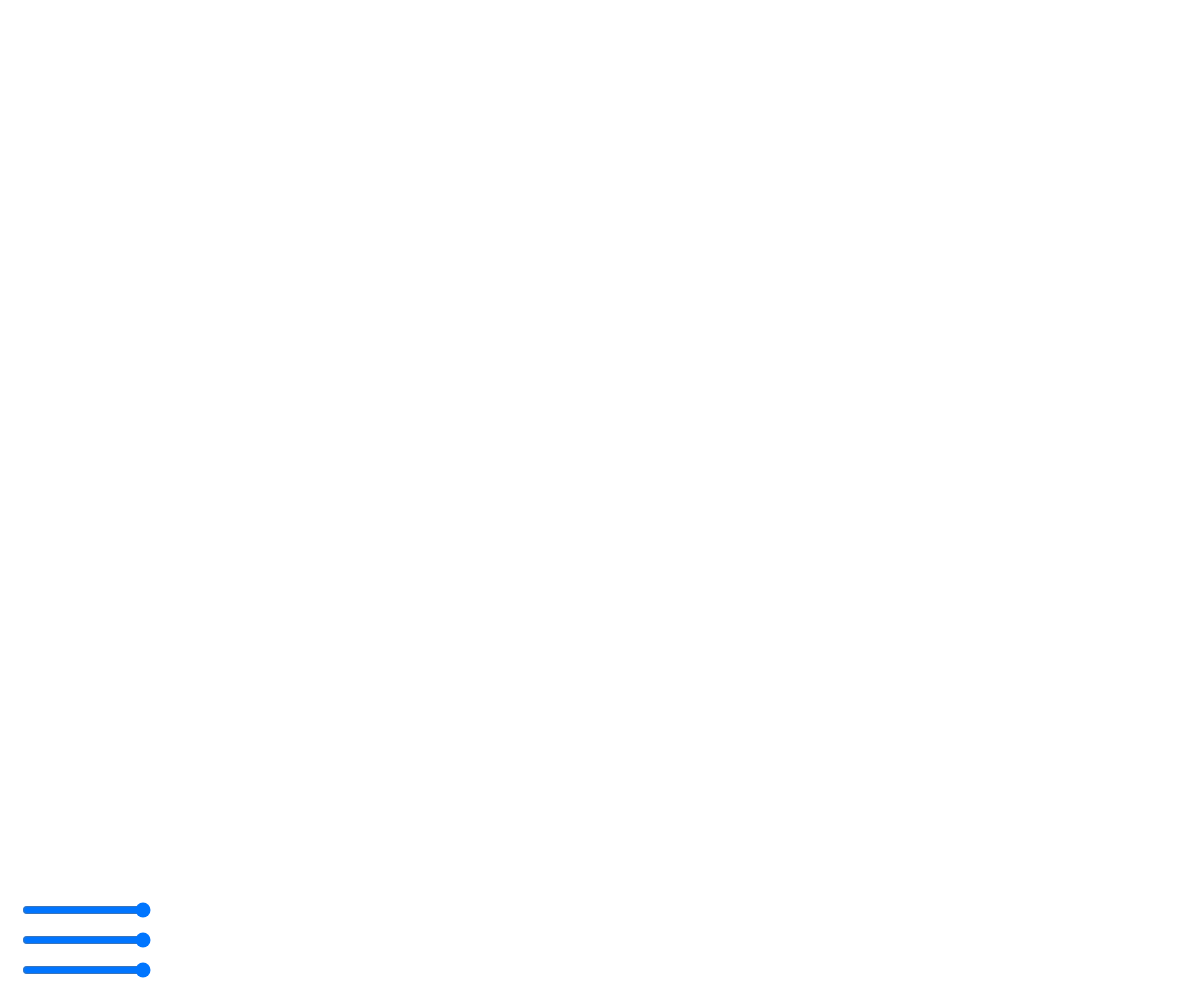
Frame 1 (no input)
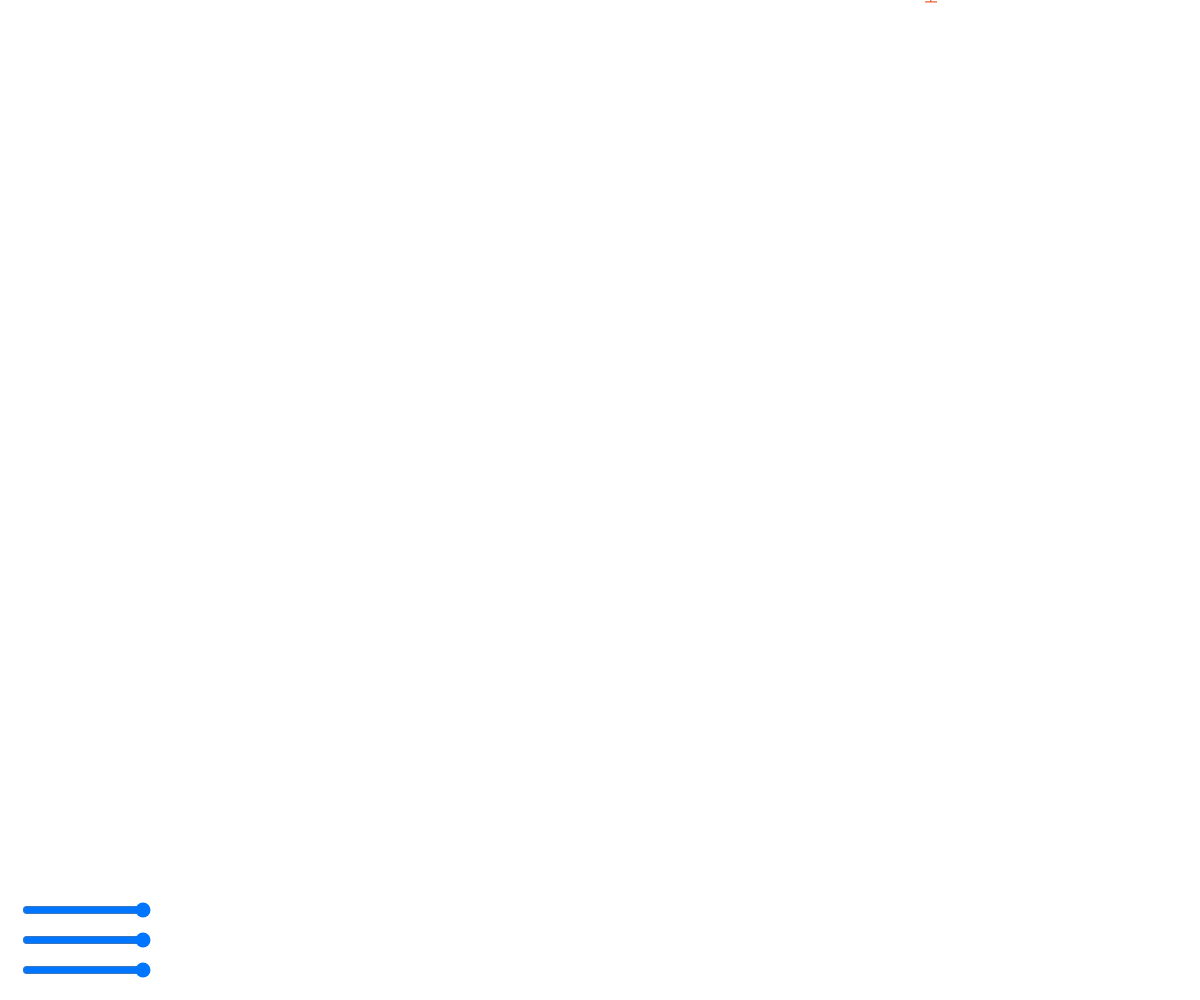
Frame 60 (no input)
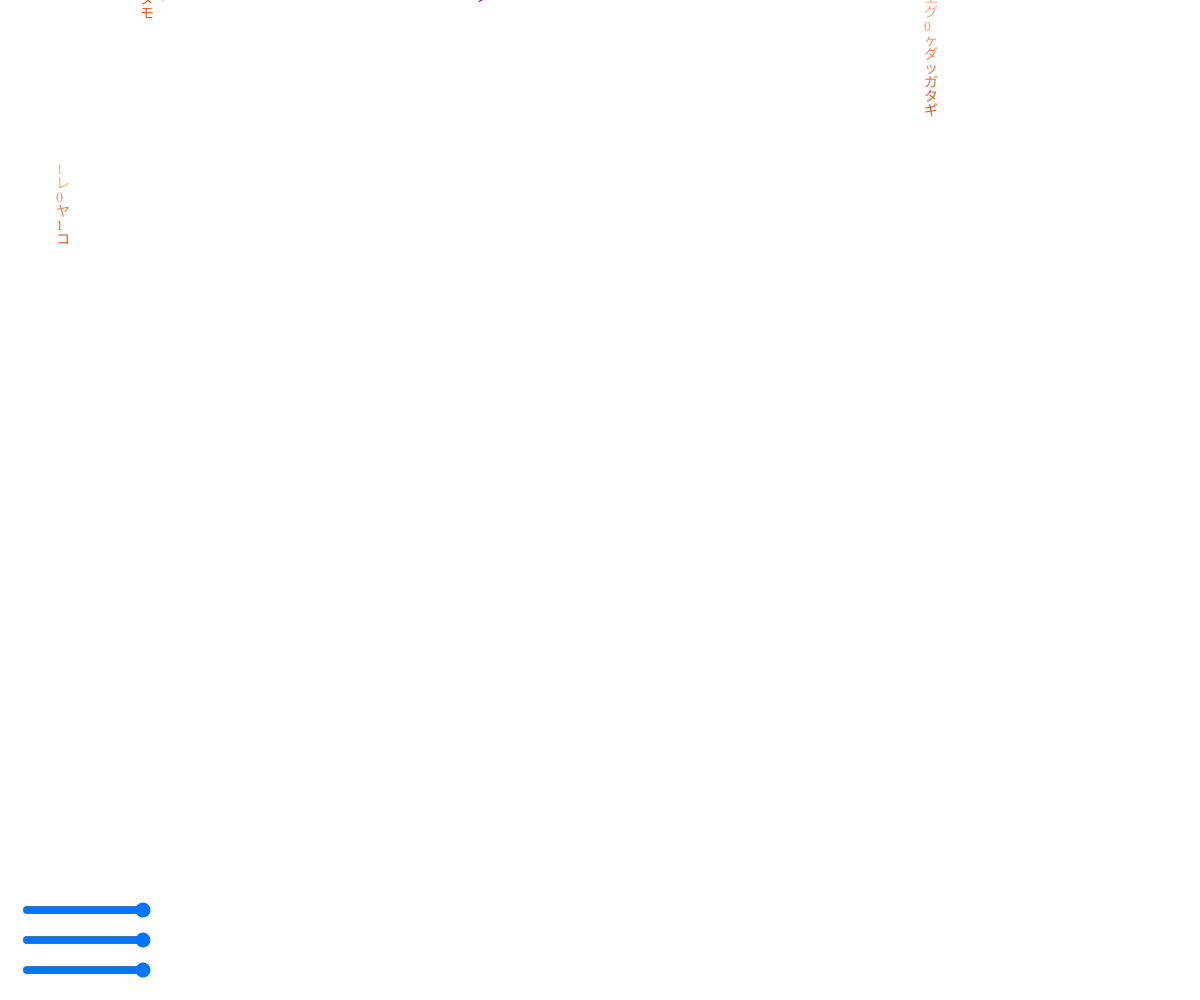
Frame 120 (the mouse pressed at the canvas centre since frame 60)

The p5.js sketch that drew these frames (run headless with seeded random() and noise() and a simulated clock; from frame 60 on, the mouse is pressed at the canvas centre):

// p5.js sketch
// ── sketch.js
let streams = [];
let fadeInterval = 1.6;
let symbolSize = 14;
let frameCounter = 1;
let rSlider, gSlider, bSlider;

function setup() {
  createCanvas(windowWidth, windowHeight);
  // create sliders
  rSlider = createSlider(0, 255, 255);
  rSlider.position(20, height - 100);
  gSlider = createSlider(0, 255, 255);
  gSlider.position(20, height - 70);
  bSlider = createSlider(0, 255, 255);
  bSlider.position(20, height - 40);

  let x = 0;
  for (let i = 0; i <= width / symbolSize; i++) {
    let stream = new Stream();
    stream.generateSymbols(x, random(-2000, 0));
    streams.push(stream);
    x += symbolSize;
  }

  textFont("Ubuntu");
  textSize(symbolSize);
}

function draw() {
  const r = rSlider.value();
  const g = gSlider.value();
  const b = bSlider.value();
  background(r, g, b);
  streams.forEach((stream) => {
    stream.render();
  });
}

class RainSymbol {
  constructor(x, y, speed, first, opacity) {
    this.x = x;
    this.y = y;
    this.value;
    this.speed = speed;
    this.first = first;
    this.opacity = opacity;
    this.switchInterval = round(random(2, 25));
  }

  setToRandomSymbol() {
    let charType = round(random(0, 5));
    if (frameCount % this.switchInterval == 0) {
      if (charType > 1) {
        // set it to Katakana
        this.value = String.fromCharCode(0x30a0 + round(random(0, 96)));
      } else {
        // set it to numeric
        this.value = round(random(0, 1));
      }
    }
  }

  rain() {
    if (frameCounter % this.speed == 0) {
      this.y = this.y >= height ? 0 : this.y + symbolSize;
    }
  }
}

class Stream {
  constructor() {
    this.symbols = [];
    this.totalSymbols = round(random(5, 35));
    this.speed = floor(random(5, 30)); // frame skip
  }

  generateSymbols(x, y) {
    let opacity = 255;
    let first = round(random(0, 4)) == 1;
    for (let i = 0; i <= this.totalSymbols; i++) {
      let symbol = new RainSymbol(x, y, this.speed, first, opacity);
      symbol.setToRandomSymbol();
      this.symbols.push(symbol);
      opacity -= 255 / this.totalSymbols / fadeInterval;
      y -= symbolSize;
      first = false;
    }
  }

  render() {
    frameCounter++;
    this.symbols.forEach(function (symbol) {
      if (symbol.first) {
        fill(119, 33, 111, symbol.opacity);
      } else {
        fill(233, 84, 32, symbol.opacity);
      }
      text(symbol.value, symbol.x, symbol.y);
      symbol.rain();
      symbol.setToRandomSymbol();
    });
    if (frameCounter >= 60) {
      frameCounter = 0;
    }
  }
}
